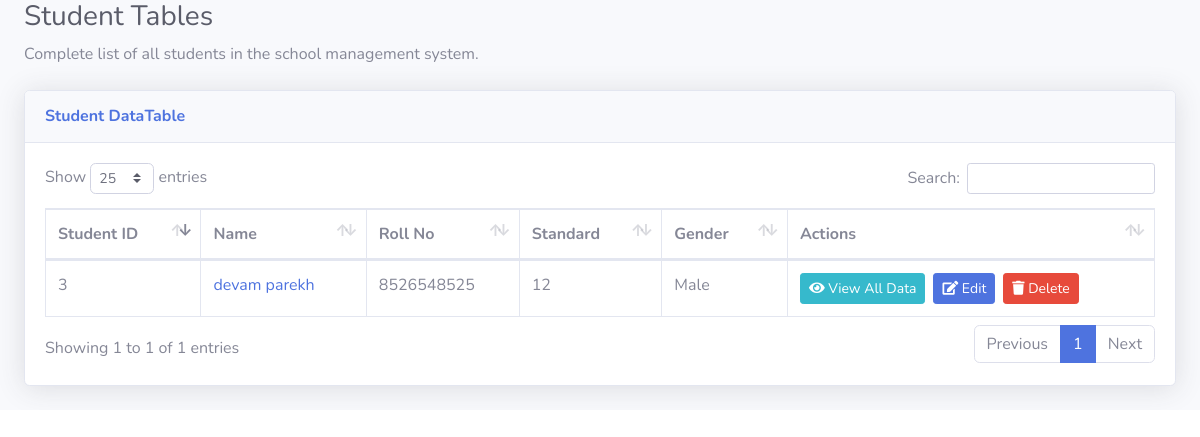
The app's page /extra/student_tables.php (signed in), older data.
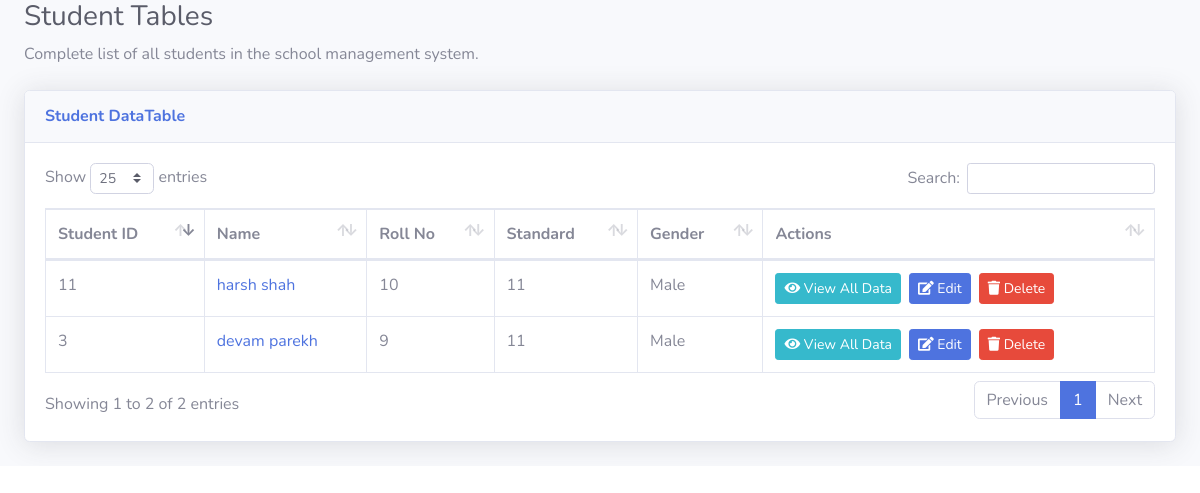
The same page, newer data.
### tables this page shows
CREATE TABLE `student` (
  `id` int(11) NOT NULL,
  `student_image` varchar(255) DEFAULT NULL,
  `student_name` varchar(50) DEFAULT NULL,
  `rollno` varchar(10) DEFAULT NULL,
  `std` varchar(4) DEFAULT NULL,
  `email` varchar(50) NOT NULL,
  `password` varchar(255) NOT NULL,
  `academic_year` varchar(9) DEFAULT NULL,
  `school_id` int(11) DEFAULT NULL,
  `dob` date DEFAULT NULL,
  `gender` enum('male','female','others') DEFAULT NULL,
  `blood_group` enum('a+','a-','b+','b-','ab+','ab-','o+','o-') DEFAULT NULL,
  `address` text DEFAULT NULL,
  `father_name` varchar(50) DEFAULT NULL,
  `father_phone` varchar(10) DEFAULT NULL,
  `mother_name` varchar(50) DEFAULT NULL,
  `mother_phone` varchar(10) DEFAULT NULL
);

### extra/student_tables.php (the view, shortened to what this page needs)
<?php
include_once "../includes/connect.php";
$query = "SELECT s.id, s.student_name, s.rollno, s.std, s.email, s.academic_year,
                 s.dob, s.gender, s.blood_group, s.address, s.father_name, s.father_phone,
                 s.mother_name, s.mother_phone, sc.school_name
          FROM student s
          LEFT JOIN school sc ON s.school_id = sc.id
          ORDER BY s.id DESC";
$result = mysqli_query($conn, $query);
?>
<!DOCTYPE html>
<html lang="en">
<head>
    <link href="../assets/vendor/fontawesome-free/css/all.min.css" rel="stylesheet" type="text/css">
    <link href="../assets/css/sb-admin-2.min.css" rel="stylesheet">
    <link href="../assets/vendor/datatables/dataTables.bootstrap4.min.css" rel="stylesheet">
</head>
<body id="page-top">
    <div id="wrapper">
        <div id="content-wrapper" class="d-flex flex-column">
            <div id="content">
                <div class="container-fluid">
                    <h1 class="h3 mb-2 text-gray-800">Student Tables</h1>
                    <p class="mb-4">Complete list of all students in the school management system.
                    </p>
                    <div class="card shadow mb-4">
                        <div class="card-header py-3">
                            <h6 class="m-0 font-weight-bold text-primary">Student DataTable</h6>
                        </div>
                        <div class="card-body">
                            <div class="table-responsive">
                                <table class="table table-bordered" id="dataTable" width="100%" cellspacing="0">
                                    <thead>
                                        <tr>
                                            <th>Student ID</th>
                                            <th>Name</th>
                                            <th>Roll No</th>
                                            <th>Standard</th>
                                            <th>Gender</th>
                                            <th>Actions</th>
                                        </tr>
                                    </thead>
                                    <tbody>
                                        <?php
                                        if ($result && mysqli_num_rows($result) > 0) {
                                            while ($row = mysqli_fetch_assoc($result)) {
                                                echo "<tr>";
                                                echo "<td>" . htmlspecialchars($row['id']) . "</td>";
                                                echo "<td>";
                                                echo "<a href='../pages/student/view.php?id=" . $row['id'] . "' class='text-decoration-none'>";
                                                echo htmlspecialchars($row['student_name'] ?? 'N/A');
                                                echo "</a>";
                                                echo "</td>";
                                                echo "<td>" . htmlspecialchars($row['rollno'] ?? 'N/A') . "</td>";
                                                echo "<td>" . htmlspecialchars($row['std'] ?? 'N/A') . "</td>";
                                                echo "<td>" . htmlspecialchars(ucfirst($row['gender'] ?? 'N/A')) . "</td>";
                                                echo "<td>";
                                                echo "<a href='../pages/student/view.php?id=" . $row['id'] . "' class='btn btn-info btn-sm mr-2'>";
                                                echo "<i class='fas fa-eye'></i> View All Data";
                                                echo "</a>";
                                                echo "<a href='../pages/student/edit.php?id=" . $row['id'] . "' class='btn btn-primary btn-sm mr-2'>";
                                                echo "<i class='fas fa-edit'></i> Edit";
                                                echo "</a>";
                                                echo "<button class='btn btn-danger btn-sm' onclick='confirmDelete(" . $row['id'] . ")'>";
                                                echo "<i class='fas fa-trash'></i> Delete";
                                                echo "</button>";
                                                echo "</td>";
                                                echo "</tr>";
                                            }
                                        } else {
                                            echo "<tr><td colspan='6' class='text-center'>No students found</td></tr>";
                                        }
                                        ?>
                                    </tbody>
                                </table>
                            </div>
                        </div>
                    </div>
                </div>
            </div>
        </div>
    </div>
</body>
</html>

Row changes from the older to the newer data that the page shows:
added student: id "11", student_name "harsh shah", rollno "10", std "11", gender "Male"
changed student "devam parekh": rollno "8526548525" → "9"; std "12" → "11"
Text that changed along with them:
text written by a page script: "Show entries Search: Showing 1 to 1 of 1 entries Previous 1 Next" → "Show entries Search: Showing 1 to 2 of 2 entries Previous 1 Next"
